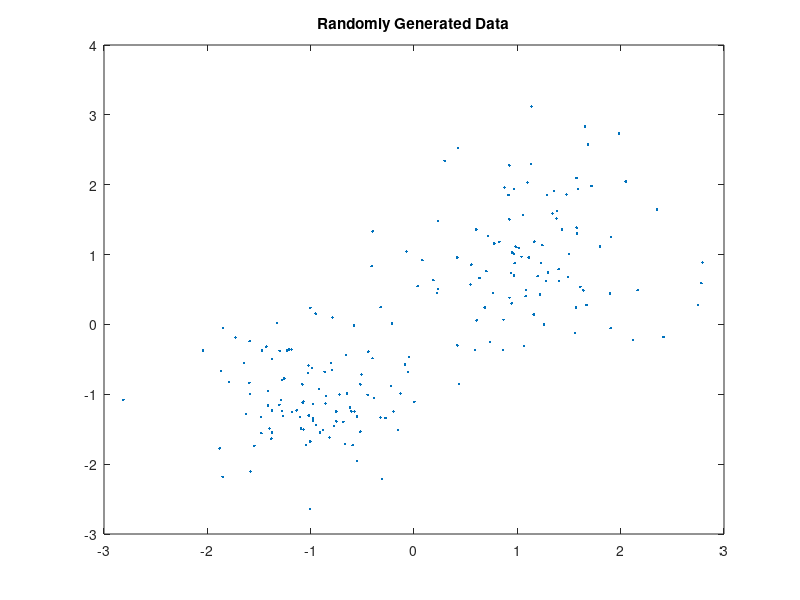

MATLAB code to generate this figure: (Note: this script raises an error after producing the figure.)
rng('default'); % For reproducibility
X = [randn(100,2)*0.75+ones(100,2);
    randn(100,2)*0.55-ones(100,2)];
figure;
plot(X(:,1),X(:,2),'.');
title('Randomly Generated Data');

opts = statset('Display','iter');
[idx,C,sumd,d,midx,info] = kmedoids(X,2,'Distance','cityblock','Options',opts);

figure;
plot(X(idx==1,1),X(idx==1,2),'r.','MarkerSize',7)
hold on
plot(X(idx==2,1),X(idx==2,2),'b.','MarkerSize',7)
plot(C(:,1),C(:,2),'co',...
     'MarkerSize',7,'LineWidth',1.5)
legend('Cluster 1','Cluster 2','Medoids',...
       'Location','NW');
title('Cluster Assignments and Medoids');
hold off
